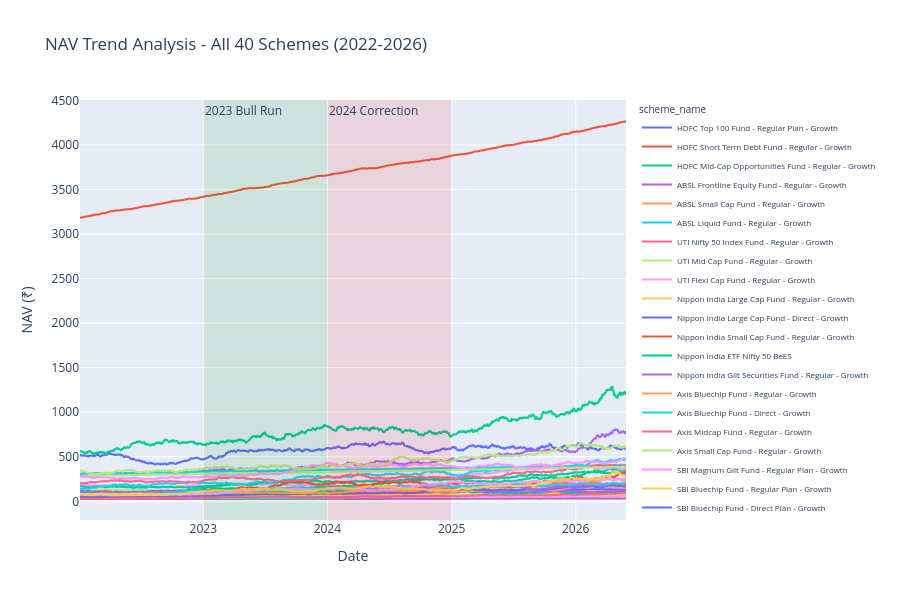

This figure's notebook cell:
### Code cell
# Plot NAV trend for all 40 schemes
fig = px.line(
    nav_df,
    x="nav_date",
    y="nav",
    color="scheme_name",
    title="NAV Trend Analysis - All 40 Schemes (2022-2026)",
    labels={"nav_date": "Date", "nav": "NAV (₹)"}
)

# Highlight 2023 bull run
fig.add_vrect(
    x0="2023-01-01", x1="2023-12-31",
    fillcolor="green", opacity=0.1,
    annotation_text="2023 Bull Run", annotation_position="top left",
    line_width=0
)

# Highlight 2024 market corrections
fig.add_vrect(
    x0="2024-01-01", x1="2024-12-31",
    fillcolor="red", opacity=0.1,
    annotation_text="2024 Correction", annotation_position="top left",
    line_width=0
)

fig.update_layout(
    height=600,
    legend=dict(font=dict(size=8)),
    hovermode="x unified"
)

fig.show()

# Save as PNG for final report
fig.write_image("reports/nav_trend_chart.png", width=1400, height=700)
print("✅ Chart saved to reports/nav_trend_chart.png")

### Figure 1 — Plotly figure (JSON) as saved in the notebook; plotly's stock layout.template omitted (floating-point values rounded to 4 significant figures; data arrays with more than 128 entries replaced by an {"elided": "..."} marker saying what was removed)
{"data": [{"hovertemplate": "scheme_name=HDFC Top 100 Fund - Regular Plan - Growth<br>Date=%{x}<br>NAV (₹)=%{y}<extra></extra>", "legendgroup": "HDFC Top 100 Fund - Regular Plan - Growth", "line": {"color": "#636efa", "dash": "solid"}, "marker": {"symbol": "circle"}, "mode": "lines", "name": "HDFC Top 100 Fund - Regular Plan - Growth", "showlegend": true, "type": "scattergl", "x": {"elided": "1608 str values"}, "xaxis": "x", "y": {"elided": "1608 float values"}, "yaxis": "y"}, {"hovertemplate": "scheme_name=HDFC Short Term Debt Fund - Regular - Growth<br>Date=%{x}<br>NAV (₹)=%{y}<extra></extra>", "legendgroup": "HDFC Short Term Debt Fund - Regular - Growth", "line": {"color": "#EF553B", "dash": "solid"}, "marker": {"symbol": "circle"}, "mode": "lines", "name": "HDFC Short Term Debt Fund - Regular - Growth", "showlegend": true, "type": "scattergl", "x": {"elided": "1608 str values"}, "xaxis": "x", "y": {"elided": "1608 float values"}, "yaxis": "y"}, {"hovertemplate": "scheme_name=HDFC Mid-Cap Opportunities Fund - Regular - Growth<br>Date=%{x}<br>NAV (₹)=%{y}<extra></extra>", "legendgroup": "HDFC Mid-Cap Opportunities Fund - Regular - Growth", "line": {"color": "#00cc96", "dash": "solid"}, "marker": {"symbol": "circle"}, "mode": "lines", "name": "HDFC Mid-Cap Opportunities Fund - Regular - Growth", "showlegend": true, "type": "scattergl", "x": {"elided": "1608 str values"}, "xaxis": "x", "y": {"elided": "1608 float values"}, "yaxis": "y"}, {"hovertemplate": "scheme_name=ABSL Frontline Equity Fund - Regular - Growth<br>Date=%{x}<br>NAV (₹)=%{y}<extra></extra>", "legendgroup": "ABSL Frontline Equity Fund - Regular - Growth", "line": {"color": "#ab63fa", "dash": "solid"}, "marker": {"symbol": "circle"}, "mode": "lines", "name": "ABSL Frontline Equity Fund - Regular - Growth", "showlegend": true, "type": "scattergl", "x": {"elided": "1608 str values"}, "xaxis": "x", "y": {"elided": "1608 float values"}, "yaxis": "y"}, {"hovertemplate": "scheme_name=ABSL Small Cap Fund - Regular - Growth<br>Date=%{x}<br>NAV (₹)=%{y}<extra></extra>", "legendgroup": "ABSL Small Cap Fund - Regular - Growth", "line": {"color": "#FFA15A", "dash": "solid"}, "marker": {"symbol": "circle"}, "mode": "lines", "name": "ABSL Small Cap Fund - Regular - Growth", "showlegend": true, "type": "scattergl", "x": {"elided": "1608 str values"}, "xaxis": "x", "y": {"elided": "1608 float values"}, "yaxis": "y"}, {"hovertemplate": "scheme_name=ABSL Liquid Fund - Regular - Growth<br>Date=%{x}<br>NAV (₹)=%{y}<extra></extra>", "legendgroup": "ABSL Liquid Fund - Regular - Growth", "line": {"color": "#19d3f3", "dash": "solid"}, "marker": {"symbol": "circle"}, "mode": "lines", "name": "ABSL Liquid Fund - Regular - Growth", "showlegend": true, "type": "scattergl", "x": {"elided": "1608 str values"}, "xaxis": "x", "y": {"elided": "1608 float values"}, "yaxis": "y"}, {"hovertemplate": "scheme_name=UTI Nifty 50 Index Fund - Regular - Growth<br>Date=%{x}<br>NAV (₹)=%{y}<extra></extra>", "legendgroup": "UTI Nifty 50 Index Fund - Regular - Growth", "line": {"color": "#FF6692", "dash": "solid"}, "marker": {"symbol": "circle"}, "mode": "lines", "name": "UTI Nifty 50 Index Fund - Regular - Growth", "showlegend": true, "type": "scattergl", "x": {"elided": "1608 str values"}, "xaxis": "x", "y": {"elided": "1608 float values"}, "yaxis": "y"}, {"hovertemplate": "scheme_name=UTI Mid Cap Fund - Regular - Growth<br>Date=%{x}<br>NAV (₹)=%{y}<extra></extra>", "legendgroup": "UTI Mid Cap Fund - Regular - Growth", "line": {"color": "#B6E880", "dash": "solid"}, "marker": {"symbol": "circle"}, "mode": "lines", "name": "UTI Mid Cap Fund - Regular - Growth", "showlegend": true, "type": "scattergl", "x": {"elided": "1608 str values"}, "xaxis": "x", "y": {"elided": "1608 float values"}, "yaxis": "y"}, {"hovertemplate": "scheme_name=UTI Flexi Cap Fund - Regular - Growth<br>Date=%{x}<br>NAV (₹)=%{y}<extra></extra>", "legendgroup": "UTI Flexi Cap Fund - Regular - Growth", "line": {"color": "#FF97FF", "dash": "solid"}, "marker": {"symbol": "circle"}, "mode": "lines", "name": "UTI Flexi Cap Fund - Regular - Growth", "showlegend": true, "type": "scattergl", "x": {"elided": "1608 str values"}, "xaxis": "x", "y": {"elided": "1608 float values"}, "yaxis": "y"}, {"hovertemplate": "scheme_name=Nippon India Large Cap Fund - Regular - Growth<br>Date=%{x}<br>NAV (₹)=%{y}<extra></extra>", "legendgroup": "Nippon India Large Cap Fund - Regular - Growth", "line": {"color": "#FECB52", "dash": "solid"}, "marker": {"symbol": "circle"}, "mode": "lines", "name": "Nippon India Large Cap Fund - Regular - Growth", "showlegend": true, "type": "scattergl", "x": {"elided": "1608 str values"}, "xaxis": "x", "y": {"elided": "1608 float values"}, "yaxis": "y"}, {"hovertemplate": "scheme_name=Nippon India Large Cap Fund - Direct - Growth<br>Date=%{x}<br>NAV (₹)=%{y}<extra></extra>", "legendgroup": "Nippon India Large Cap Fund - Direct - Growth", "line": {"color": "#636efa", "dash": "solid"}, "marker": {"symbol": "circle"}, "mode": "lines", "name": "Nippon India Large Cap Fund - Direct - Growth", "showlegend": true, "type": "scattergl", "x": {"elided": "1608 str values"}, "xaxis": "x", "y": {"elided": "1608 float values"}, "yaxis": "y"}, {"hovertemplate": "scheme_name=Nippon India Small Cap Fund - Regular - Growth<br>Date=%{x}<br>NAV (₹)=%{y}<extra></extra>", "legendgroup": "Nippon India Small Cap Fund - Regular - Growth", "line": {"color": "#EF553B", "dash": "solid"}, "marker": {"symbol": "circle"}, "mode": "lines", "name": "Nippon India Small Cap Fund - Regular - Growth", "showlegend": true, "type": "scattergl", "x": {"elided": "1608 str values"}, "xaxis": "x", "y": {"elided": "1608 float values"}, "yaxis": "y"}, {"hovertemplate": "scheme_name=Nippon India ETF Nifty 50 BeES<br>Date=%{x}<br>NAV (₹)=%{y}<extra></extra>", "legendgroup": "Nippon India ETF Nifty 50 BeES", "line": {"color": "#00cc96", "dash": "solid"}, "marker": {"symbol": "circle"}, "mode": "lines", "name": "Nippon India ETF Nifty 50 BeES", "showlegend": true, "type": "scattergl", "x": {"elided": "1608 str values"}, "xaxis": "x", "y": {"elided": "1608 float values"}, "yaxis": "y"}, {"hovertemplate": "scheme_name=Nippon India Gilt Securities Fund - Regular - Growth<br>Date=%{x}<br>NAV (₹)=%{y}<extra></extra>", "legendgroup": "Nippon India Gilt Securities Fund - Regular - Growth", "line": {"color": "#ab63fa", "dash": "solid"}, "marker": {"symbol": "circle"}, "mode": "lines", "name": "Nippon India Gilt Securities Fund - Regular - Growth", "showlegend": true, "type": "scattergl", "x": {"elided": "1608 str values"}, "xaxis": "x", "y": {"elided": "1608 float values"}, "yaxis": "y"}, {"hovertemplate": "scheme_name=Axis Bluechip Fund - Regular - Growth<br>Date=%{x}<br>NAV (₹)=%{y}<extra></extra>", "legendgroup": "Axis Bluechip Fund - Regular - Growth", "line": {"color": "#FFA15A", "dash": "solid"}, "marker": {"symbol": "circle"}, "mode": "lines", "name": "Axis Bluechip Fund - Regular - Growth", "showlegend": true, "type": "scattergl", "x": {"elided": "1608 str values"}, "xaxis": "x", "y": {"elided": "1608 float values"}, "yaxis": "y"}, {"hovertemplate": "scheme_name=Axis Bluechip Fund - Direct - Growth<br>Date=%{x}<br>NAV (₹)=%{y}<extra></extra>", "legendgroup": "Axis Bluechip Fund - Direct - Growth", "line": {"color": "#19d3f3", "dash": "solid"}, "marker": {"symbol": "circle"}, "mode": "lines", "name": "Axis Bluechip Fund - Direct - Growth", "showlegend": true, "type": "scattergl", "x": {"elided": "1608 str values"}, "xaxis": "x", "y": {"elided": "1608 float values"}, "yaxis": "y"}, {"hovertemplate": "scheme_name=Axis Midcap Fund - Regular - Growth<br>Date=%{x}<br>NAV (₹)=%{y}<extra></extra>", "legendgroup": "Axis Midcap Fund - Regular - Growth", "line": {"color": "#FF6692", "dash": "solid"}, "marker": {"symbol": "circle"}, "mode": "lines", "name": "Axis Midcap Fund - Regular - Growth", "showlegend": true, "type": "scattergl", "x": {"elided": "1608 str values"}, "xaxis": "x", "y": {"elided": "1608 float values"}, "yaxis": "y"}, {"hovertemplate": "scheme_name=Axis Small Cap Fund - Regular - Growth<br>Date=%{x}<br>NAV (₹)=%{y}<extra></extra>", "legendgroup": "Axis Small Cap Fund - Regular - Growth", "line": {"color": "#B6E880", "dash": "solid"}, "marker": {"symbol": "circle"}, "mode": "lines", "name": "Axis Small Cap Fund - Regular - Growth", "showlegend": true, "type": "scattergl", "x": {"elided": "1608 str values"}, "xaxis": "x", "y": {"elided": "1608 float values"}, "yaxis": "y"}, {"hovertemplate": "scheme_name=SBI Magnum Gilt Fund - Regular Plan - Growth<br>Date=%{x}<br>NAV (₹)=%{y}<extra></extra>", "legendgroup": "SBI Magnum Gilt Fund - Regular Plan - Growth", "line": {"color": "#FF97FF", "dash": "solid"}, "marker": {"symbol": "circle"}, "mode": "lines", "name": "SBI Magnum Gilt Fund - Regular Plan - Growth", "showlegend": true, "type": "scattergl", "x": {"elided": "1608 str values"}, "xaxis": "x", "y": {"elided": "1608 float values"}, "yaxis": "y"}, {"hovertemplate": "scheme_name=SBI Bluechip Fund - Regular Plan - Growth<br>Date=%{x}<br>NAV (₹)=%{y}<extra></extra>", "legendgroup": "SBI Bluechip Fund - Regular Plan - Growth", "line": {"color": "#FECB52", "dash": "solid"}, "marker": {"symbol": "circle"}, "mode": "lines", "name": "SBI Bluechip Fund - Regular Plan - Growth", "showlegend": true, "type": "scattergl", "x": {"elided": "1608 str values"}, "xaxis": "x", "y": {"elided": "1608 float values"}, "yaxis": "y"}, {"hovertemplate": "scheme_name=SBI Bluechip Fund - Direct Plan - Growth<br>Date=%{x}<br>NAV (₹)=%{y}<extra></extra>", "legendgroup": "SBI Bluechip Fund - Direct Plan - Growth", "line": {"color": "#636efa", "dash": "solid"}, "marker": {"symbol": "circle"}, "mode": "lines", "name": "SBI Bluechip Fund - Direct Plan - Growth", "showlegend": true, "type": "scattergl", "x": {"elided": "1608 str values"}, "xaxis": "x", "y": {"elided": "1608 float values"}, "yaxis": "y"}, {"hovertemplate": "scheme_name=SBI Small Cap Fund - Regular Plan - Growth<br>Date=%{x}<br>NAV (₹)=%{y}<extra></extra>", "legendgroup": "SBI Small Cap Fund - Regular Plan - Growth", "line": {"color": "#EF553B", "dash": "solid"}, "marker": {"symbol": "circle"}, "mode": "lines", "name": "SBI Small Cap Fund - Regular Plan - Growth", "showlegend": true, "type": "scattergl", "x": {"elided": "1608 str values"}, "xaxis": "x", "y": {"elided": "1608 float values"}, "yaxis": "y"}, {"hovertemplate": "scheme_name=SBI Small Cap Fund - Direct Plan - Growth<br>Date=%{x}<br>NAV (₹)=%{y}<extra></extra>", "legendgroup": "SBI Small Cap Fund - Direct Plan - Growth", "line": {"color": "#00cc96", "dash": "solid"}, "marker": {"symbol": "circle"}, "mode": "lines", "name": "SBI Small Cap Fund - Direct Plan - Growth", "showlegend": true, "type": "scattergl", "x": {"elided": "1608 str values"}, "xaxis": "x", "y": {"elided": "1608 float values"}, "yaxis": "y"}, {"hovertemplate": "scheme_name=ICICI Pru Bluechip Fund - Regular - Growth<br>Date=%{x}<br>NAV (₹)=%{y}<extra></extra>", "legendgroup": "ICICI Pru Bluechip Fund - Regular - Growth", "line": {"color": "#ab63fa", "dash": "solid"}, "marker": {"symbol": "circle"}, "mode": "lines", "name": "ICICI Pru Bluechip Fund - Regular - Growth", "showlegend": true, "type": "scattergl", "x": {"elided": "1608 str values"}, "xaxis": "x", "y": {"elided": "1608 float values"}, "yaxis": "y"}, {"hovertemplate": "scheme_name=ICICI Pru Bluechip Fund - Direct - Growth<br>Date=%{x}<br>NAV (₹)=%{y}<extra></extra>", "legendgroup": "ICICI Pru Bluechip Fund - Direct - Growth", "line": {"color": "#FFA15A", "dash": "solid"}, "marker": {"symbol": "circle"}, "mode": "lines", "name": "ICICI Pru Bluechip Fund - Direct - Growth", "showlegend": true, "type": "scattergl", "x": {"elided": "1608 str values"}, "xaxis": "x", "y": {"elided": "1608 float values"}, "yaxis": "y"}, {"hovertemplate": "scheme_name=ICICI Pru Midcap Fund - Regular - Growth<br>Date=%{x}<br>NAV (₹)=%{y}<extra></extra>", "legendgroup": "ICICI Pru Midcap Fund - Regular - Growth", "line": {"color": "#19d3f3", "dash": "solid"}, "marker": {"symbol": "circle"}, "mode": "lines", "name": "ICICI Pru Midcap Fund - Regular - Growth", "showlegend": true, "type": "scattergl", "x": {"elided": "1608 str values"}, "xaxis": "x", "y": {"elided": "1608 float values"}, "yaxis": "y"}, {"hovertemplate": "scheme_name=ICICI Pru Value Discovery Fund - Regular - Growth<br>Date=%{x}<br>NAV (₹)=%{y}<extra></extra>", "legendgroup": "ICICI Pru Value Discovery Fund - Regular - Growth", "line": {"color": "#FF6692", "dash": "solid"}, "marker": {"symbol": "circle"}, "mode": "lines", "name": "ICICI Pru Value Discovery Fund - Regular - Growth", "showlegend": true, "type": "scattergl", "x": {"elided": "1608 str values"}, "xaxis": "x", "y": {"elided": "1608 float values"}, "yaxis": "y"}, {"hovertemplate": "scheme_name=ICICI Pru Liquid Fund - Regular - Growth<br>Date=%{x}<br>NAV (₹)=%{y}<extra></extra>", "legendgroup": "ICICI Pru Liquid Fund - Regular - Growth", "line": {"color": "#B6E880", "dash": "solid"}, "marker": {"symbol": "circle"}, "mode": "lines", "name": "ICICI Pru Liquid Fund - Regular - Growth", "showlegend": true, "type": "scattergl", "x": {"elided": "1608 str values"}, "xaxis": "x", "y": {"elided": "1608 float values"}, "yaxis": "y"}, {"hovertemplate": "scheme_name=Kotak Bluechip Fund - Regular - Growth<br>Date=%{x}<br>NAV (₹)=%{y}<extra></extra>", "legendgroup": "Kotak Bluechip Fund - Regular - Growth", "line": {"color": "#FF97FF", "dash": "solid"}, "marker": {"symbol": "circle"}, "mode": "lines", "name": "Kotak Bluechip Fund - Regular - Growth", "showlegend": true, "type": "scattergl", "x": {"elided": "1608 str values"}, "xaxis": "x", "y": {"elided": "1608 float values"}, "yaxis": "y"}, {"hovertemplate": "scheme_name=Kotak Emerging Equity Fund - Regular - Growth<br>Date=%{x}<br>NAV (₹)=%{y}<extra></extra>", "legendgroup": "Kotak Emerging Equity Fund - Regular - Growth", "line": {"color": "#FECB52", "dash": "solid"}, "marker": {"symbol": "circle"}, "mode": "lines", "name": "Kotak Emerging Equity Fund - Regular - Growth", "showlegend": true, "type": "scattergl", "x": {"elided": "1608 str values"}, "xaxis": "x", "y": {"elided": "1608 float values"}, "yaxis": "y"}, {"hovertemplate": "scheme_name=Kotak Flexicap Fund - Regular - Growth<br>Date=%{x}<br>NAV (₹)=%{y}<extra></extra>", "legendgroup": "Kotak Flexicap Fund - Regular - Growth", "line": {"color": "#636efa", "dash": "solid"}, "marker": {"symbol": "circle"}, "mode": "lines", "name": "Kotak Flexicap Fund - Regular - Growth", "showlegend": true, "type": "scattergl", "x": {"elided": "1608 str values"}, "xaxis": "x", "y": {"elided": "1608 float values"}, "yaxis": "y"}, {"hovertemplate": "scheme_name=Kotak Liquid Fund - Regular - Growth<br>Date=%{x}<br>NAV (₹)=%{y}<extra></extra>", "legendgroup": "Kotak Liquid Fund - Regular - Growth", "line": {"color": "#EF553B", "dash": "solid"}, "marker": {"symbol": "circle"}, "mode": "lines", "name": "Kotak Liquid Fund - Regular - Growth", "showlegend": true, "type": "scattergl", "x": {"elided": "1608 str values"}, "xaxis": "x", "y": {"elided": "1608 float values"}, "yaxis": "y"}, {"hovertemplate": "scheme_name=HDFC Top 100 Fund - Direct Plan - Growth<br>Date=%{x}<br>NAV (₹)=%{y}<extra></extra>", "legendgroup": "HDFC Top 100 Fund - Direct Plan - Growth", "line": {"color": "#00cc96", "dash": "solid"}, "marker": {"symbol": "circle"}, "mode": "lines", "name": "HDFC Top 100 Fund - Direct Plan - Growth", "showlegend": true, "type": "scattergl", "x": {"elided": "1608 str values"}, "xaxis": "x", "y": {"elided": "1608 float values"}, "yaxis": "y"}, {"hovertemplate": "scheme_name=HDFC Mid-Cap Opportunities Fund - Direct - Growth<br>Date=%{x}<br>NAV (₹)=%{y}<extra></extra>", "legendgroup": "HDFC Mid-Cap Opportunities Fund - Direct - Growth", "line": {"color": "#ab63fa", "dash": "solid"}, "marker": {"symbol": "circle"}, "mode": "lines", "name": "HDFC Mid-Cap Opportunities Fund - Direct - Growth", "showlegend": true, "type": "scattergl", "x": {"elided": "1608 str values"}, "xaxis": "x", "y": {"elided": "1608 float values"}, "yaxis": "y"}, {"hovertemplate": "scheme_name=Mirae Asset Large Cap Fund - Regular - Growth<br>Date=%{x}<br>NAV (₹)=%{y}<extra></extra>", "legendgroup": "Mirae Asset Large Cap Fund - Regular - Growth", "line": {"color": "#FFA15A", "dash": "solid"}, "marker": {"symbol": "circle"}, "mode": "lines", "name": "Mirae Asset Large Cap Fund - Regular - Growth", "showlegend": true, "type": "scattergl", "x": {"elided": "1608 str values"}, "xaxis": "x", "y": {"elided": "1608 float values"}, "yaxis": "y"}, {"hovertemplate": "scheme_name=Mirae Asset Emerging Bluechip Fund - Regular - Growth<br>Date=%{x}<br>NAV (₹)=%{y}<extra></extra>", "legendgroup": "Mirae Asset Emerging Bluechip Fund - Regular - Growth", "line": {"color": "#19d3f3", "dash": "solid"}, "marker": {"symbol": "circle"}, "mode": "lines", "name": "Mirae Asset Emerging Bluechip Fund - Regular - Growth", "showlegend": true, "type": "scattergl", "x": {"elided": "1608 str values"}, "xaxis": "x", "y": {"elided": "1608 float values"}, "yaxis": "y"}, {"hovertemplate": "scheme_name=Mirae Asset Tax Saver Fund - Regular - Growth<br>Date=%{x}<br>NAV (₹)=%{y}<extra></extra>", "legendgroup": "Mirae Asset Tax Saver Fund - Regular - Growth", "line": {"color": "#FF6692", "dash": "solid"}, "marker": {"symbol": "circle"}, "mode": "lines", "name": "Mirae Asset Tax Saver Fund - Regular - Growth", "showlegend": true, "type": "scattergl", "x": {"elided": "1608 str values"}, "xaxis": "x", "y": {"elided": "1608 float values"}, "yaxis": "y"}, {"hovertemplate": "scheme_name=DSP Top 100 Equity Fund - Regular - Growth<br>Date=%{x}<br>NAV (₹)=%{y}<extra></extra>", "legendgroup": "DSP Top 100 Equity Fund - Regular - Growth", "line": {"color": "#B6E880", "dash": "solid"}, "marker": {"symbol": "circle"}, "mode": "lines", "name": "DSP Top 100 Equity Fund - Regular - Growth", "showlegend": true, "type": "scattergl", "x": {"elided": "1608 str values"}, "xaxis": "x", "y": {"elided": "1608 float values"}, "yaxis": "y"}, {"hovertemplate": "scheme_name=DSP Midcap Fund - Regular - Growth<br>Date=%{x}<br>NAV (₹)=%{y}<extra></extra>", "legendgroup": "DSP Midcap Fund - Regular - Growth", "line": {"color": "#FF97FF", "dash": "solid"}, "marker": {"symbol": "circle"}, "mode": "lines", "name": "DSP Midcap Fund - Regular - Growth", "showlegend": true, "type": "scattergl", "x": {"elided": "1608 str values"}, "xaxis": "x", "y": {"elided": "1608 float values"}, "yaxis": "y"}, {"hovertemplate": "scheme_name=DSP Small Cap Fund - Regular - Growth<br>Date=%{x}<br>NAV (₹)=%{y}<extra></extra>", "legendgroup": "DSP Small Cap Fund - Regular - Growth", "line": {"color": "#FECB52", "dash": "solid"}, "marker": {"symbol": "circle"}, "mode": "lines", "name": "DSP Small Cap Fund - Regular - Growth", "showlegend": true, "type": "scattergl", "x": {"elided": "1608 str values"}, "xaxis": "x", "y": {"elided": "1608 float values"}, "yaxis": "y"}], "layout": {"annotations": [{"showarrow": false, "text": "2023 Bull Run", "x": "2023-01-01", "xanchor": "left", "xref": "x", "y": 1, "yanchor": "top", "yref": "y domain"}, {"showarrow": false, "text": "2024 Correction", "x": "2024-01-01", "xanchor": "left", "xref": "x", "y": 1, "yanchor": "top", "yref": "y domain"}], "height": 600, "hovermode": "x unified", "legend": {"font": {"size": 8}, "title": {"text": "scheme_name"}, "tracegroupgap": 0}, "shapes": [{"fillcolor": "green", "line": {"width": 0}, "opacity": 0.1, "type": "rect", "x0": "2023-01-01", "x1": "2023-12-31", "xref": "x", "y0": 0, "y1": 1, "yref": "y domain"}, {"fillcolor": "red", "line": {"width": 0}, "opacity": 0.1, "type": "rect", "x0": "2024-01-01", "x1": "2024-12-31", "xref": "x", "y0": 0, "y1": 1, "yref": "y domain"}], "title": {"text": "NAV Trend Analysis - All 40 Schemes (2022-2026)"}, "xaxis": {"anchor": "y", "domain": [0, 1], "title": {"text": "Date"}}, "yaxis": {"anchor": "x", "domain": [0, 1], "title": {"text": "NAV (₹)"}}}}
